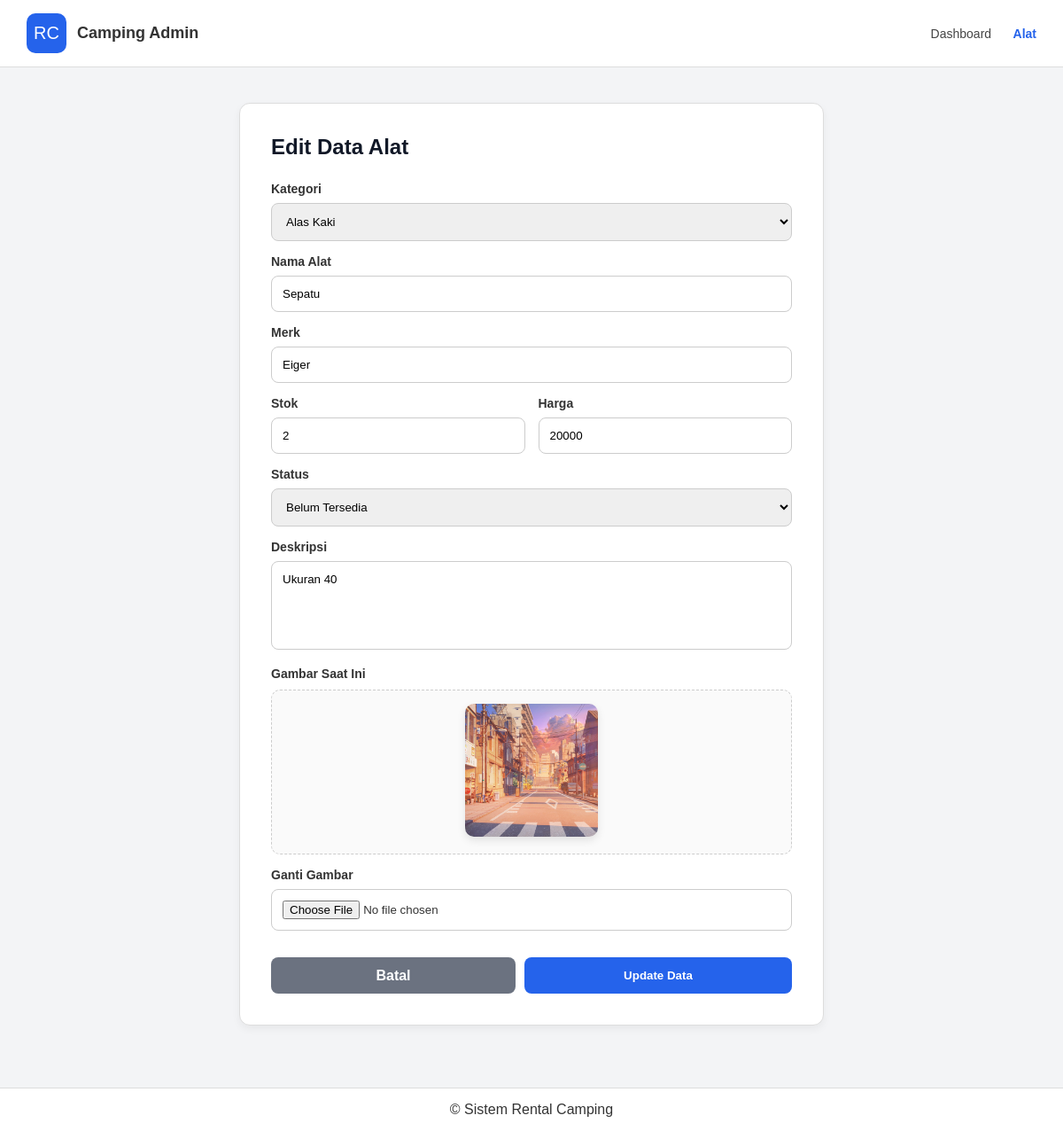
Page /index.php/admin/alat/edit/30 on the committed database.
### tables this page shows
CREATE TABLE `alat` (
  `id_alat` int(11) NOT NULL,
  `id_kategori` int(11) DEFAULT NULL,
  `nama_alat` varchar(100) DEFAULT NULL,
  `merk` varchar(100) DEFAULT NULL,
  `stok` int(11) DEFAULT NULL,
  `harga_sewa` int(11) DEFAULT NULL,
  `gambar` varchar(255) DEFAULT NULL,
  `deskripsi` text,
  `status` enum('Tersedia','Disewa','Belum Tersedia') DEFAULT 'Tersedia'
);

CREATE TABLE `kategori` (
  `id_kategori` int(11) NOT NULL,
  `nama_kategori` varchar(100) DEFAULT NULL
);

### application/controllers/admin/Alat.php (called while the page is built, shortened)
<?php
class Alat extends CI_Controller
{
    public function __construct()
    {
        $this->load->model('Alat_model');
        $this->load->library('form_validation');
    }
    public function edit($id)
    {
        $data['alat'] = $this->Alat_model->getById($id);
        $data['kategori'] = $this->Alat_model->getKategori();
        $this->load->view('admin/edit_alat', $data);
    }
}

### index.php (called while the page is built, shortened)
<?php
require_once BASEPATH.'core/CodeIgniter.php';

### application/models/Alat_model.php (called while the page is built, shortened)
<?php
class Alat_model extends CI_Model
{
    private $table = 'alat';
    public function getById($id)
    {
        return $this->db
            ->get_where($this->table, ['id_alat' => $id])
            ->row();
    }
    public function getKategori()
    {
        return $this->db->get('kategori')->result();
    }
}

### application/views/admin/edit_alat.php (the view, shortened to what this page needs)
<!DOCTYPE html>
<html>
<head>
<link rel="stylesheet" href="<?= base_url('assets/css/admin/edit_alat.css'); ?>">
</head>
<body>
<header>
    <div class="brand">
        <div class="logo">
        RC
        </div>
        <div>
            <h1>Camping Admin</h1>
        </div>
    </div>
    <nav>
        <a href="<?= site_url('admin/dashboard')?>">Dashboard</a>
        <a href="<?= site_url('admin/alat')?>"
        class="active">
        Alat
        </a>
    </nav>
</header>
<div class="container">
<div class="edit-card">
<h2>Edit Data Alat</h2>
<form method="POST"
action="<?= site_url('admin/alat/update/'.$alat->id_alat) ?>"
enctype="multipart/form-data">
<label>Kategori</label>
<select class="input"
name="id_kategori"
required>
<?php foreach($kategori as $k): ?>
<option value="<?= $k->id_kategori?>"
<?= $alat->id_kategori==$k->id_kategori
?'selected':'' ?>>
<?= $k->nama_kategori?>
</option>
<?php endforeach;?>
</select>
<label>Nama Alat</label>
<input
class="input"
type="text"
name="nama_alat"
value="<?= $alat->nama_alat ?>"
required>
<label>Merk</label>
<input
class="input"
type="text"
name="merk"
value="<?= $alat->merk ?>"
required>
<div class="row">
<div>
<label>Stok</label>
<input
class="input"
type="number"
name="stok"
value="<?= $alat->stok ?>"
required>
</div>
<div>
<label>Harga</label>
<input
class="input"
type="number"
name="harga_sewa"
value="<?= $alat->harga_sewa ?>"
required>
</div>
</div>
<label>Status</label>
<select class="input" name="status" required>
<option value="Belum Tersedia"
<?= $alat->status=='Belum Tersedia'?'selected':'' ?>>
Belum Tersedia
</option>
</select>
<label>Deskripsi</label>
<textarea
class="input"
name="deskripsi"><?= $alat->deskripsi ?>
</textarea>
<label>Gambar Saat Ini</label>
<div class="preview-box">
<?php if(!empty($alat->gambar)): ?>
<img src="<?= base_url('assets/image/alat/'.$alat->gambar) ?>">
<?php else: ?>
<p>Tidak ada gambar</p>
<?php endif; ?>
</div>
<label>Ganti Gambar</label>
<input
class="input"
type="file"
name="gambar">
<div class="btn-group">
<a href="<?= site_url('admin/alat')?>"
class="btn-back">
Batal
</a>
<button type="submit">
Update Data
</button>
</div>
</form>
</div>
</div>
<footer class="footer">
© Sistem Rental Camping
</footer>
</body>
</html>

### assets/css/admin/edit_alat.css (style rules this page uses)
* { margin:0; padding:0; box-sizing:border-box; font-family:Arial,sans-serif; }
body { background:#f3f4f6; color:#333; }
header { background:white; padding:15px 30px; display:flex; justify-content:space-between; align-items:center; border-bottom:1px solid #ddd; }
.brand { display:flex; align-items:center; gap:12px; }
.logo { width:45px; height:45px; border-radius:10px; background:#2563eb; display:flex; justify-content:center; align-items:center; font-size:20px; color:white; }
.brand h1 { font-size:18px; }
nav a { text-decoration:none; margin-left:20px; color:#444; font-size:14px; }
.active { color:#2563eb; font-weight:bold; }
.container { max-width:700px; margin:auto; padding:40px 20px; }
.edit-card { background:white; padding:35px; border-radius:12px; border:1px solid #ddd; box-shadow: 0 4px 10px rgba(0,0,0,.05); }
.edit-card h2 { margin-bottom:25px; color:#111827; }
label { display:block; margin-top:15px; margin-bottom:8px; font-size:14px; font-weight:bold; }
.input { width:100%; padding:12px; border:1px solid #ccc; border-radius:8px; outline:none; transition:.3s; }
textarea { height:100px; resize:none; }
.row { display:flex; gap:15px; }
.row div { width:100%; }
.preview-box { margin-top:10px; padding:15px; border:1px dashed #ccc; border-radius:10px; text-align:center; background:#fafafa; }
.preview-box img { width:150px; height:150px; object-fit:cover; border-radius:10px; box-shadow: 0 4px 10px rgba(0,0,0,.1); }
.btn-group { display:flex; gap:10px; margin-top:30px; }
button { flex:1; padding:13px; border:none; border-radius:8px; background:#2563eb; color:white; font-weight:bold; cursor:pointer; transition:.3s; }
.btn-back { flex:1; background:#6b7280; color:white; text-decoration:none; display:flex; align-items:center; justify-content:center; border-radius:8px; font-weight:bold; }
.footer { margin-top:30px; background:white; padding:15px; text-align:center; border-top:1px solid #ddd; }

### rows in the picture
alat: id_kategori "Alas Kaki", nama_alat "Sepatu", merk "Eiger", stok "2", harga_sewa "20000", status "Belum Tersedia", deskripsi "Ukuran 40", gambar (picture)
